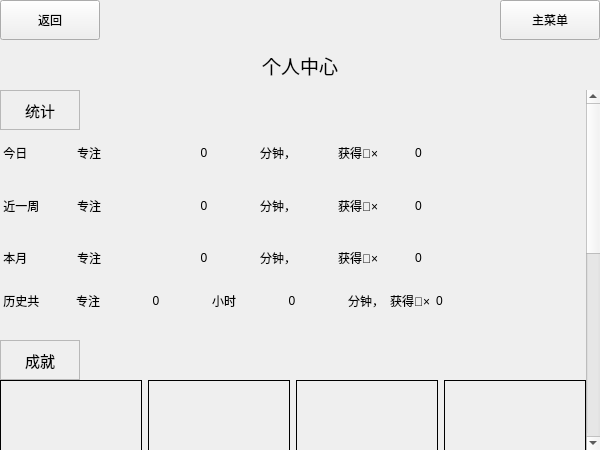
<?xml version="1.0" encoding="UTF-8"?>
<ui version="4.0">
 <class>PersonalWidget</class>
 <widget class="QWidget" name="PersonalWidget">
  <property name="geometry">
   <rect>
    <x>0</x>
    <y>0</y>
    <width>600</width>
    <height>450</height>
   </rect>
  </property>
  <property name="minimumSize">
   <size>
    <width>600</width>
    <height>450</height>
   </size>
  </property>
  <property name="windowTitle">
   <string>番茄钟</string>
  </property>
  <widget class="QPushButton" name="return_2">
   <property name="geometry">
    <rect>
     <x>0</x>
     <y>0</y>
     <width>100</width>
     <height>40</height>
    </rect>
   </property>
   <property name="text">
    <string>返回</string>
   </property>
  </widget>
  <widget class="QPushButton" name="mainMenu">
   <property name="geometry">
    <rect>
     <x>500</x>
     <y>0</y>
     <width>100</width>
     <height>40</height>
    </rect>
   </property>
   <property name="text">
    <string>主菜单</string>
   </property>
  </widget>
  <widget class="QLabel" name="label">
   <property name="geometry">
    <rect>
     <x>200</x>
     <y>40</y>
     <width>200</width>
     <height>50</height>
    </rect>
   </property>
   <property name="font">
    <font>
     <pointsize>14</pointsize>
    </font>
   </property>
   <property name="text">
    <string>个人中心</string>
   </property>
   <property name="alignment">
    <set>Qt::AlignCenter</set>
   </property>
  </widget>
  <widget class="QScrollArea" name="scrollArea">
   <property name="geometry">
    <rect>
     <x>0</x>
     <y>90</y>
     <width>600</width>
     <height>360</height>
    </rect>
   </property>
   <property name="sizePolicy">
    <sizepolicy hsizetype="Expanding" vsizetype="Expanding">
     <horstretch>0</horstretch>
     <verstretch>0</verstretch>
    </sizepolicy>
   </property>
   <property name="minimumSize">
    <size>
     <width>600</width>
     <height>0</height>
    </size>
   </property>
   <property name="frameShape">
    <enum>QFrame::NoFrame</enum>
   </property>
   <property name="horizontalScrollBarPolicy">
    <enum>Qt::ScrollBarAlwaysOff</enum>
   </property>
   <property name="widgetResizable">
    <bool>true</bool>
   </property>
   <widget class="QWidget" name="scrollAreaWidgetContents">
    <property name="geometry">
     <rect>
      <x>0</x>
      <y>0</y>
      <width>586</width>
      <height>800</height>
     </rect>
    </property>
    <property name="minimumSize">
     <size>
      <width>0</width>
      <height>800</height>
     </size>
    </property>
    <widget class="QLabel" name="label_2">
     <property name="geometry">
      <rect>
       <x>0</x>
       <y>0</y>
       <width>80</width>
       <height>40</height>
      </rect>
     </property>
     <property name="font">
      <font>
       <pointsize>11</pointsize>
      </font>
     </property>
     <property name="frameShape">
      <enum>QFrame::StyledPanel</enum>
     </property>
     <property name="text">
      <string>统计</string>
     </property>
     <property name="alignment">
      <set>Qt::AlignCenter</set>
     </property>
    </widget>
    <widget class="QLabel" name="label_100">
     <property name="geometry">
      <rect>
       <x>0</x>
       <y>250</y>
       <width>80</width>
       <height>40</height>
      </rect>
     </property>
     <property name="font">
      <font>
       <pointsize>11</pointsize>
      </font>
     </property>
     <property name="frameShape">
      <enum>QFrame::StyledPanel</enum>
     </property>
     <property name="frameShadow">
      <enum>QFrame::Plain</enum>
     </property>
     <property name="text">
      <string>成就</string>
     </property>
     <property name="alignment">
      <set>Qt::AlignCenter</set>
     </property>
    </widget>
    <widget class="QWidget" name="gridLayoutWidget">
     <property name="geometry">
      <rect>
       <x>0</x>
       <y>40</y>
       <width>601</width>
       <height>151</height>
      </rect>
     </property>
     <layout class="QGridLayout" name="gridLayout" columnstretch="0,0,0,0,0,0,0">
      <property name="rightMargin">
       <number>15</number>
      </property>
      <property name="horizontalSpacing">
       <number>6</number>
      </property>
      <item row="2" column="3">
       <widget class="QLabel" name="label_17">
        <property name="text">
         <string>分钟，</string>
        </property>
       </widget>
      </item>
      <item row="1" column="4">
       <widget class="QLabel" name="label_20">
        <property name="text">
         <string>获得🍅×</string>
        </property>
       </widget>
      </item>
      <item row="0" column="6">
       <spacer name="horizontalSpacer">
        <property name="orientation">
         <enum>Qt::Horizontal</enum>
        </property>
        <property name="sizeType">
         <enum>QSizePolicy::Expanding</enum>
        </property>
        <property name="sizeHint" stdset="0">
         <size>
          <width>40</width>
          <height>20</height>
         </size>
        </property>
       </spacer>
      </item>
      <item row="0" column="4">
       <widget class="QLabel" name="label_19">
        <property name="sizePolicy">
         <sizepolicy hsizetype="Expanding" vsizetype="Preferred">
          <horstretch>0</horstretch>
          <verstretch>0</verstretch>
         </sizepolicy>
        </property>
        <property name="minimumSize">
         <size>
          <width>0</width>
          <height>0</height>
         </size>
        </property>
        <property name="text">
         <string>获得🍅×</string>
        </property>
       </widget>
      </item>
      <item row="1" column="0">
       <widget class="QLabel" name="label_3">
        <property name="text">
         <string> 近一周</string>
        </property>
       </widget>
      </item>
      <item row="2" column="1">
       <widget class="QLabel" name="label_10">
        <property name="text">
         <string>专注</string>
        </property>
       </widget>
      </item>
      <item row="0" column="1">
       <widget class="QLabel" name="label_8">
        <property name="sizePolicy">
         <sizepolicy hsizetype="Expanding" vsizetype="Preferred">
          <horstretch>0</horstretch>
          <verstretch>0</verstretch>
         </sizepolicy>
        </property>
        <property name="minimumSize">
         <size>
          <width>0</width>
          <height>0</height>
         </size>
        </property>
        <property name="text">
         <string>专注</string>
        </property>
       </widget>
      </item>
      <item row="2" column="5">
       <widget class="QLabel" name="label_24">
        <property name="text">
         <string>0</string>
        </property>
       </widget>
      </item>
      <item row="2" column="2">
       <widget class="QLabel" name="label_13">
        <property name="text">
         <string>0</string>
        </property>
        <property name="alignment">
         <set>Qt::AlignCenter</set>
        </property>
       </widget>
      </item>
      <item row="1" column="5">
       <widget class="QLabel" name="label_23">
        <property name="text">
         <string>0</string>
        </property>
       </widget>
      </item>
      <item row="0" column="2">
       <widget class="QLabel" name="label_7">
        <property name="sizePolicy">
         <sizepolicy hsizetype="Fixed" vsizetype="Preferred">
          <horstretch>0</horstretch>
          <verstretch>0</verstretch>
         </sizepolicy>
        </property>
        <property name="minimumSize">
         <size>
          <width>100</width>
          <height>0</height>
         </size>
        </property>
        <property name="text">
         <string>0</string>
        </property>
        <property name="alignment">
         <set>Qt::AlignCenter</set>
        </property>
       </widget>
      </item>
      <item row="1" column="2">
       <widget class="QLabel" name="label_12">
        <property name="text">
         <string>0</string>
        </property>
        <property name="alignment">
         <set>Qt::AlignCenter</set>
        </property>
       </widget>
      </item>
      <item row="2" column="4">
       <widget class="QLabel" name="label_21">
        <property name="text">
         <string>获得🍅×</string>
        </property>
       </widget>
      </item>
      <item row="0" column="0">
       <widget class="QLabel" name="label_4">
        <property name="sizePolicy">
         <sizepolicy hsizetype="Expanding" vsizetype="Preferred">
          <horstretch>0</horstretch>
          <verstretch>0</verstretch>
         </sizepolicy>
        </property>
        <property name="minimumSize">
         <size>
          <width>0</width>
          <height>0</height>
         </size>
        </property>
        <property name="text">
         <string> 今日</string>
        </property>
       </widget>
      </item>
      <item row="0" column="5">
       <widget class="QLabel" name="label_22">
        <property name="sizePolicy">
         <sizepolicy hsizetype="Fixed" vsizetype="Preferred">
          <horstretch>0</horstretch>
          <verstretch>0</verstretch>
         </sizepolicy>
        </property>
        <property name="minimumSize">
         <size>
          <width>100</width>
          <height>0</height>
         </size>
        </property>
        <property name="text">
         <string>0</string>
        </property>
       </widget>
      </item>
      <item row="1" column="1">
       <widget class="QLabel" name="label_9">
        <property name="text">
         <string>专注</string>
        </property>
       </widget>
      </item>
      <item row="1" column="3">
       <widget class="QLabel" name="label_16">
        <property name="text">
         <string>分钟，</string>
        </property>
       </widget>
      </item>
      <item row="2" column="0">
       <widget class="QLabel" name="label_5">
        <property name="text">
         <string> 本月</string>
        </property>
       </widget>
      </item>
      <item row="0" column="3">
       <widget class="QLabel" name="label_15">
        <property name="sizePolicy">
         <sizepolicy hsizetype="Expanding" vsizetype="Preferred">
          <horstretch>0</horstretch>
          <verstretch>0</verstretch>
         </sizepolicy>
        </property>
        <property name="minimumSize">
         <size>
          <width>0</width>
          <height>0</height>
         </size>
        </property>
        <property name="text">
         <string>分钟，</string>
        </property>
       </widget>
      </item>
     </layout>
    </widget>
    <widget class="QWidget" name="horizontalLayoutWidget">
     <property name="geometry">
      <rect>
       <x>0</x>
       <y>190</y>
       <width>729</width>
       <height>41</height>
      </rect>
     </property>
     <layout class="QHBoxLayout" name="horizontalLayout_2">
      <property name="rightMargin">
       <number>15</number>
      </property>
      <item>
       <widget class="QLabel" name="label_11">
        <property name="sizePolicy">
         <sizepolicy hsizetype="Minimum" vsizetype="Preferred">
          <horstretch>0</horstretch>
          <verstretch>0</verstretch>
         </sizepolicy>
        </property>
        <property name="minimumSize">
         <size>
          <width>70</width>
          <height>0</height>
         </size>
        </property>
        <property name="baseSize">
         <size>
          <width>0</width>
          <height>0</height>
         </size>
        </property>
        <property name="text">
         <string> 历史共</string>
        </property>
       </widget>
      </item>
      <item>
       <widget class="QLabel" name="label_6">
        <property name="sizePolicy">
         <sizepolicy hsizetype="Minimum" vsizetype="Preferred">
          <horstretch>0</horstretch>
          <verstretch>0</verstretch>
         </sizepolicy>
        </property>
        <property name="minimumSize">
         <size>
          <width>0</width>
          <height>0</height>
         </size>
        </property>
        <property name="text">
         <string>专注</string>
        </property>
       </widget>
      </item>
      <item>
       <widget class="QLabel" name="label_14">
        <property name="sizePolicy">
         <sizepolicy hsizetype="Fixed" vsizetype="Preferred">
          <horstretch>0</horstretch>
          <verstretch>0</verstretch>
         </sizepolicy>
        </property>
        <property name="minimumSize">
         <size>
          <width>100</width>
          <height>0</height>
         </size>
        </property>
        <property name="text">
         <string>0</string>
        </property>
        <property name="alignment">
         <set>Qt::AlignCenter</set>
        </property>
       </widget>
      </item>
      <item>
       <widget class="QLabel" name="label_18">
        <property name="sizePolicy">
         <sizepolicy hsizetype="Minimum" vsizetype="Preferred">
          <horstretch>0</horstretch>
          <verstretch>0</verstretch>
         </sizepolicy>
        </property>
        <property name="minimumSize">
         <size>
          <width>0</width>
          <height>0</height>
         </size>
        </property>
        <property name="text">
         <string>小时</string>
        </property>
       </widget>
      </item>
      <item>
       <widget class="QLabel" name="label_25">
        <property name="sizePolicy">
         <sizepolicy hsizetype="Fixed" vsizetype="Preferred">
          <horstretch>0</horstretch>
          <verstretch>0</verstretch>
         </sizepolicy>
        </property>
        <property name="minimumSize">
         <size>
          <width>100</width>
          <height>0</height>
         </size>
        </property>
        <property name="text">
         <string>0</string>
        </property>
        <property name="alignment">
         <set>Qt::AlignCenter</set>
        </property>
       </widget>
      </item>
      <item>
       <widget class="QLabel" name="label_26">
        <property name="sizePolicy">
         <sizepolicy hsizetype="Minimum" vsizetype="Preferred">
          <horstretch>0</horstretch>
          <verstretch>0</verstretch>
         </sizepolicy>
        </property>
        <property name="minimumSize">
         <size>
          <width>0</width>
          <height>0</height>
         </size>
        </property>
        <property name="text">
         <string>分钟，</string>
        </property>
       </widget>
      </item>
      <item>
       <widget class="QLabel" name="label_27">
        <property name="sizePolicy">
         <sizepolicy hsizetype="Minimum" vsizetype="Preferred">
          <horstretch>0</horstretch>
          <verstretch>0</verstretch>
         </sizepolicy>
        </property>
        <property name="minimumSize">
         <size>
          <width>0</width>
          <height>0</height>
         </size>
        </property>
        <property name="text">
         <string>获得🍅×</string>
        </property>
       </widget>
      </item>
      <item>
       <widget class="QLabel" name="label_28">
        <property name="sizePolicy">
         <sizepolicy hsizetype="Fixed" vsizetype="Preferred">
          <horstretch>0</horstretch>
          <verstretch>0</verstretch>
         </sizepolicy>
        </property>
        <property name="minimumSize">
         <size>
          <width>100</width>
          <height>0</height>
         </size>
        </property>
        <property name="text">
         <string>0</string>
        </property>
       </widget>
      </item>
      <item>
       <spacer name="horizontalSpacer_2">
        <property name="orientation">
         <enum>Qt::Horizontal</enum>
        </property>
        <property name="sizeType">
         <enum>QSizePolicy::Expanding</enum>
        </property>
        <property name="sizeHint" stdset="0">
         <size>
          <width>40</width>
          <height>20</height>
         </size>
        </property>
       </spacer>
      </item>
     </layout>
    </widget>
    <widget class="QWidget" name="gridLayoutWidget_2">
     <property name="geometry">
      <rect>
       <x>0</x>
       <y>290</y>
       <width>601</width>
       <height>501</height>
      </rect>
     </property>
     <layout class="QGridLayout" name="gridLayout_2">
      <property name="rightMargin">
       <number>15</number>
      </property>
      <item row="0" column="1">
       <widget class="QLabel" name="honor_2">
        <property name="sizePolicy">
         <sizepolicy hsizetype="Preferred" vsizetype="Preferred">
          <horstretch>0</horstretch>
          <verstretch>0</verstretch>
         </sizepolicy>
        </property>
        <property name="frameShape">
         <enum>QFrame::Panel</enum>
        </property>
        <property name="text">
         <string>小番茄：获得20个番茄</string>
        </property>
        <property name="wordWrap">
         <bool>true</bool>
        </property>
       </widget>
      </item>
      <item row="0" column="2">
       <widget class="QLabel" name="honor_3">
        <property name="sizePolicy">
         <sizepolicy hsizetype="Preferred" vsizetype="Preferred">
          <horstretch>0</horstretch>
          <verstretch>0</verstretch>
         </sizepolicy>
        </property>
        <property name="frameShape">
         <enum>QFrame::Panel</enum>
        </property>
        <property name="text">
         <string>中番茄：获得60个番茄</string>
        </property>
        <property name="wordWrap">
         <bool>true</bool>
        </property>
       </widget>
      </item>
      <item row="1" column="0">
       <widget class="QLabel" name="honor_5">
        <property name="frameShape">
         <enum>QFrame::Panel</enum>
        </property>
        <property name="text">
         <string>番茄王：获得400个番茄</string>
        </property>
        <property name="wordWrap">
         <bool>true</bool>
        </property>
       </widget>
      </item>
      <item row="0" column="3">
       <widget class="QLabel" name="honor_4">
        <property name="sizePolicy">
         <sizepolicy hsizetype="Preferred" vsizetype="Preferred">
          <horstretch>0</horstretch>
          <verstretch>0</verstretch>
         </sizepolicy>
        </property>
        <property name="frameShape">
         <enum>QFrame::Panel</enum>
        </property>
        <property name="text">
         <string>大番茄：获得200个番茄</string>
        </property>
        <property name="wordWrap">
         <bool>true</bool>
        </property>
       </widget>
      </item>
      <item row="0" column="0">
       <widget class="QLabel" name="honor_1">
        <property name="sizePolicy">
         <sizepolicy hsizetype="Preferred" vsizetype="Preferred">
          <horstretch>0</horstretch>
          <verstretch>0</verstretch>
         </sizepolicy>
        </property>
        <property name="frameShape">
         <enum>QFrame::Panel</enum>
        </property>
        <property name="text">
         <string>开始：获得第一个番茄</string>
        </property>
        <property name="wordWrap">
         <bool>true</bool>
        </property>
       </widget>
      </item>
      <item row="2" column="0">
       <widget class="QLabel" name="honor_9">
        <property name="frameShape">
         <enum>QFrame::Panel</enum>
        </property>
        <property name="text">
         <string>丰收Ⅳ：本月获得30个番茄</string>
        </property>
        <property name="wordWrap">
         <bool>true</bool>
        </property>
       </widget>
      </item>
      <item row="1" column="1">
       <widget class="QLabel" name="honor_6">
        <property name="frameShape">
         <enum>QFrame::Panel</enum>
        </property>
        <property name="text">
         <string>丰收Ⅰ：本周获得7个番茄</string>
        </property>
        <property name="wordWrap">
         <bool>true</bool>
        </property>
       </widget>
      </item>
      <item row="1" column="2">
       <widget class="QLabel" name="honor_7">
        <property name="frameShape">
         <enum>QFrame::Panel</enum>
        </property>
        <property name="text">
         <string>丰收Ⅱ：本周获得10个番茄</string>
        </property>
        <property name="wordWrap">
         <bool>true</bool>
        </property>
       </widget>
      </item>
      <item row="1" column="3">
       <widget class="QLabel" name="honor_8">
        <property name="styleSheet">
         <string notr="true"/>
        </property>
        <property name="frameShape">
         <enum>QFrame::Panel</enum>
        </property>
        <property name="text">
         <string>丰收Ⅲ：本月获得20个番茄</string>
        </property>
        <property name="wordWrap">
         <bool>true</bool>
        </property>
       </widget>
      </item>
     </layout>
    </widget>
   </widget>
  </widget>
 </widget>
 <resources/>
 <connections/>
</ui>
